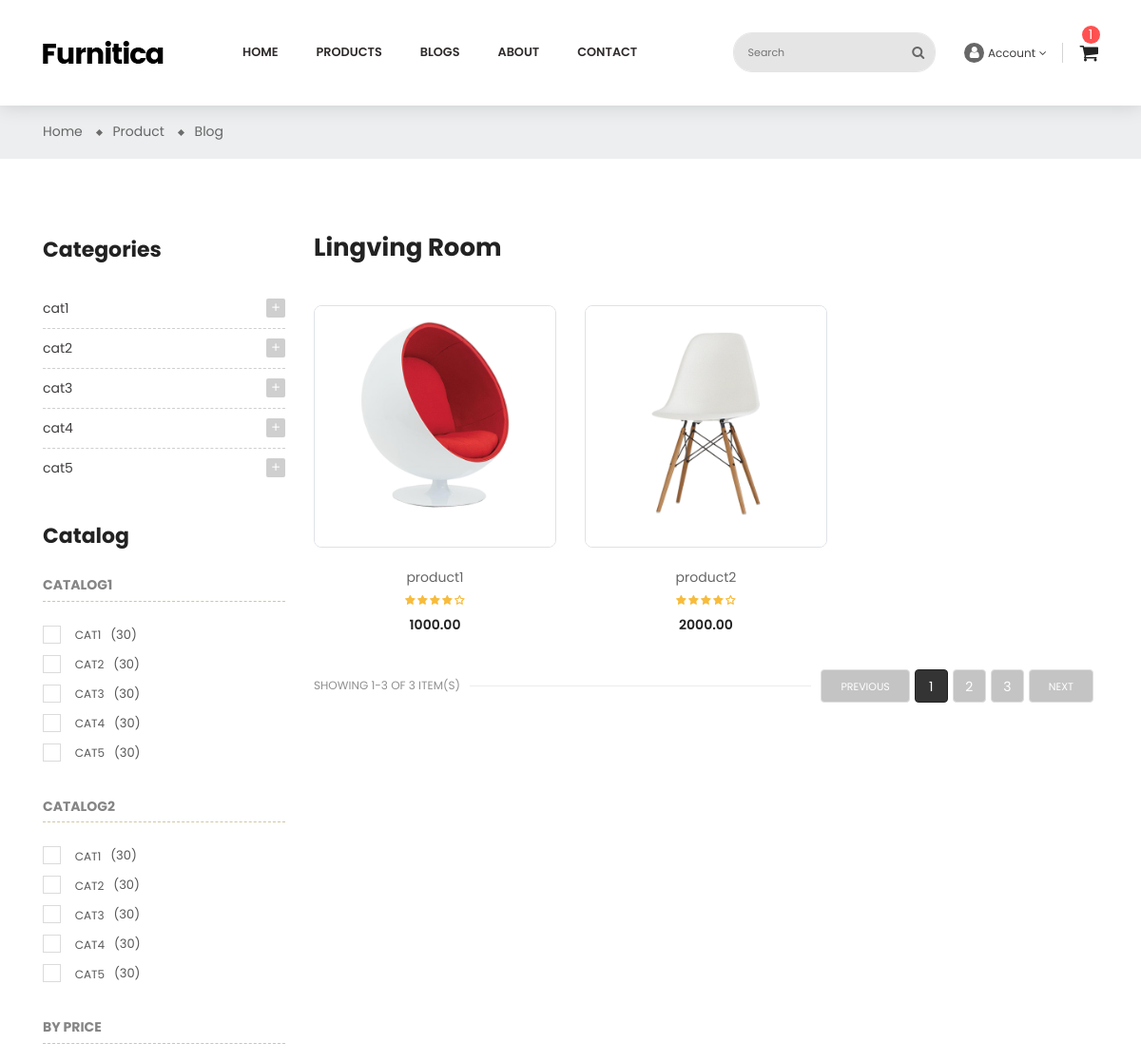
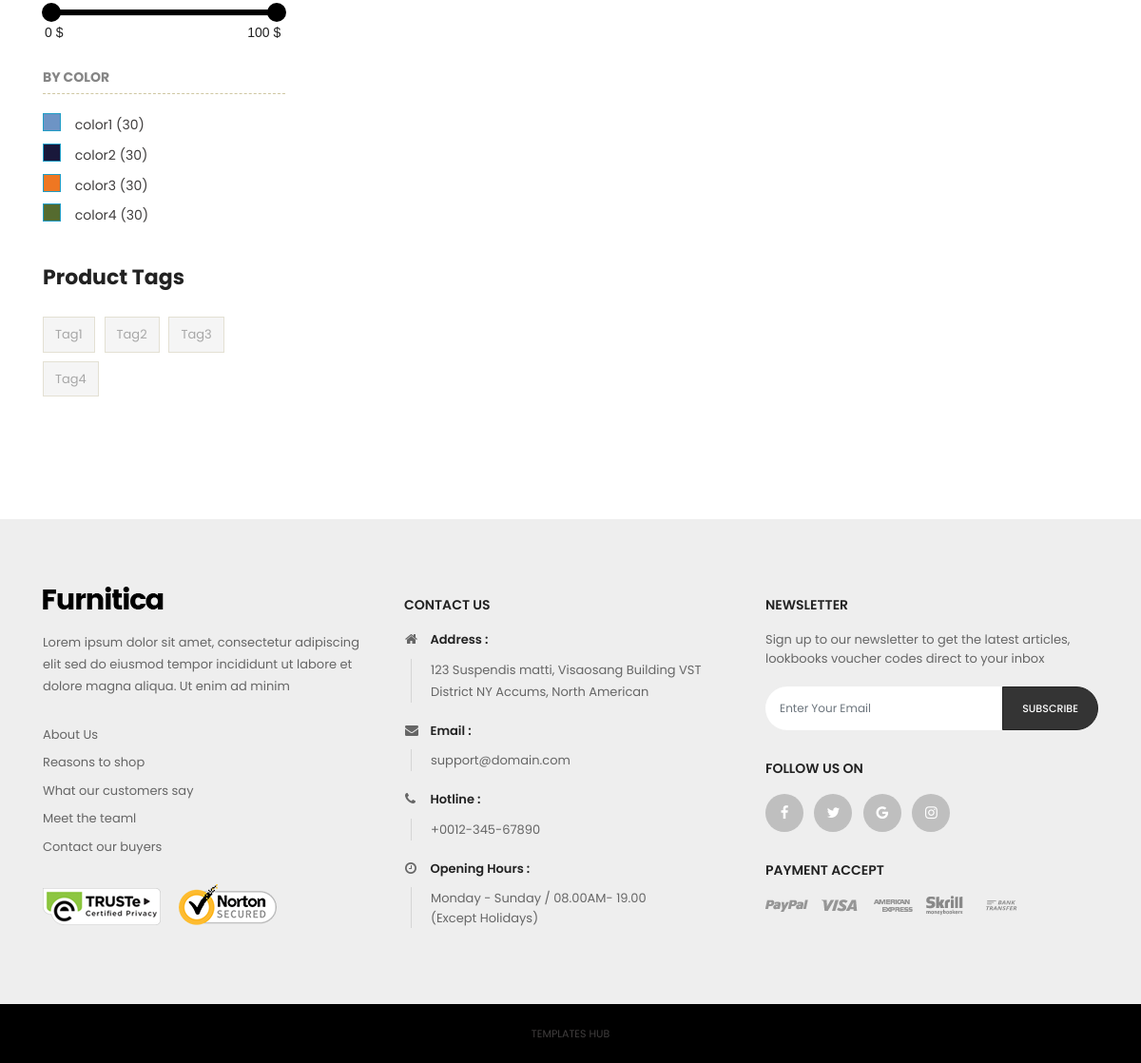
/en/products/, run on the app's committed database (2 pictures, top to bottom).
### apps/products/models.py (models this page shows, shortened)
class CategoryModel(BaseModel):
    title = models.CharField(max_length=100)
    class Meta:
        verbose_name = 'Category'
        verbose_name_plural = 'Categories'

class CatalogModel(BaseModel):
    title = models.CharField(max_length=100)
    class Meta:
        verbose_name = 'Catalog'
        verbose_name_plural = 'Catalogs'

class ColorModel(BaseModel):
    title = models.CharField(max_length=50)
    color = models.CharField(max_length=20)
    class Meta:
        verbose_name = 'Color'
        verbose_name_plural = 'Colors'

class TagModel(BaseModel):
    title = models.CharField(max_length=50)
    class Meta:
        verbose_name = 'Tag'
        verbose_name_plural = 'Tags'

class ProductModel(BaseModel):
    title = models.CharField(max_length=200)
    image1 = models.ImageField(upload_to='products/')
    image2 = models.ImageField(upload_to='products/')
    price = models.DecimalField(max_digits=10, decimal_places=2)
    category = models.ForeignKey(CategoryModel, on_delete=models.CASCADE)
    catalog = models.ForeignKey(CatalogModel, on_delete=models.CASCADE)
    description = models.TextField(blank=True)
    views_count = models.PositiveIntegerField(default=1)
    content = models.CharField(max_length=128)
    colors = models.ManyToManyField(ColorModel, blank=True)
    tags = models.ManyToManyField(TagModel, blank=True)
    class Meta:
        verbose_name = 'Product'
        verbose_name_plural = 'Products'

### apps/products/views.py (the view)
# urls.py: path('',views.product_grid_view,name='grid'),
def product_grid_view(request):
    products = ProductModel.objects.all()
    categories = CategoryModel.objects.all()
    catalogs = CatalogModel.objects.all()
    tags = TagModel.objects.all()
    colors = ColorModel.objects.all()
    cat_id = request.GET.get('cat')
    if cat_id:
        products = products.filter(category_id=cat_id)
    context = {
        'products': products,
        'categories': categories,
        'catalogs': catalogs,
        'tags': tags,
        'colors': colors,
    }
    return render(request,
                  'product-grid-sidebar-left.html',
                  context
                  )

### templates/product-grid-sidebar-left.html (shortened to what this page needs)
{% extends 'layout/base.html' %}
{% load static %}
{% block id %}id="product-sidebar-left" class="product-grid-sidebar-left"{% endblock %}
{% block content %}
    <div class="main-content">
        <div id="wrapper-site">
            <div id="content-wrapper" class="full-width">
                <div id="main">
                    <div class="page-home">
                        <nav class="breadcrumb-bg">
                            <div class="container no-index">
                                <div class="breadcrumb">
                                    <ol>
                                        <li>
                                            <a href="{% url 'pages:home' %}">
                                                <span>Home</span>
                                            </a>
                                        </li>
                                        <li>
                                            <a href="{% url 'products:grid' %}">
                                                <span>Product</span>
                                            </a>
                                        </li>
                                        <li>
                                            <a href="{% url 'blogs:list' %}">
                                                <span>Blog</span>
                                            </a>
                                        </li>
                                    </ol>
                                </div>
                            </div>
                        </nav>
                        <div class="container">
                            <div class="content">
                                <div class="row">
                                    <div class="sidebar-3 sidebar-collection col-lg-3 col-md-4 col-sm-4">
                                        <div class="sidebar-block">
                                            <div class="title-block">Categories</div>
                                            <div class="block-content">
                                                {% for cat in categories %}
                                                    <div class="cateTitle hasSubCategory open level1">
                                                    <span class="arrow collapsed collapse-icons" data-toggle="collapse" data-target="?cat{{ cat.id }}" aria-expanded="false" role="status">
                                                        <i class="zmdi zmdi-plus"></i>
                                                    </span>
                                                    <a class="cateItem" href="?cat={{ cat.id }}">{{ cat.title }}</a>
                                                </div>
                                                {% endfor %}
                                            </div>
                                        </div>
                                        <div class="sidebar-block">
                                            <div class="title-block">Catalog</div>
                                            {% for catalog in catalogs %}
                                                <div class="new-item-content">
                                                <h3 class="title-product">{{ catalog.title }}</h3>
                                                <ul class="scroll-product">
                                                    {% for cat in categories %}
                                                        <li>
                                                        <label class="check">
                                                            <span class="checkmark"></span>
                                                        </label>
                                                        <a href="?catalog={{ catalog.id }}">
                                                            <b>{{ cat.title }}</b>
                                                            <span class="quantity">(30)</span>
                                                        </a>
                                                    </li>
                                                    {% endfor %}
                                                </ul>
                                            </div>
                                            {% endfor %}
                                            <div class="tiva-filter-price new-item-content sidebar-block">
                                                <h3 class="title-product">By Price</h3>
                                                <div id="block_price_filter" class="block">
                                                    <div class="block-content">
                                                        <div id="slider-range" class="tiva-filter">
                                                            <div class="filter-itemprice-filter">
                                                                <div class="layout-slider">
                                                                </div>
                                                                <div class="layout-slider-settings"></div>
                                                            </div>
                                                        </div>
                                                    </div>
                                                </div>
                                            </div>
                                            <div class="sidebar-block by-color">
                                                <h3 class="title-product">By Color</h3>
                                                {% for color in colors %}
                                                    <div>
                                                    <span class="left">
                                                        <label class="color-item1" style="background-color: {{ color.color }}" ></label>
                                                        <a href="?color={{ color.id }}">
                                                            <span>{{ color.title }}
                                                                <span>(30)</span>
                                                            </span>
                                                        </a>
                                                    </span>
                                                </div>
                                                {% endfor %}
                                            </div>
                                        </div>
                                        <div class="sidebar-block product-tags">
                                            <div class="title-block">
                                                Product Tags
                                            </div>
                                            <div class="block-content">
                                                <ul class="listSidebarBlog list-unstyled">
                                                    {% for tag in tags %}
                                                        <li>
                                                        <a href="?tag={{ tag.id }}" title="Show products matching tag Hot Trend">{{ tag.title }}</a>
                                                    </li>
                                                    {% endfor %}
                                                </ul>
                                            </div>
                                        </div>
                                    </div>
                                    <div class="col-sm-8 col-lg-9 col-md-8 product-container">
                                        <h1>Lingving Room</h1>
                                        <div class="tab-content product-items">
                                            <div id="grid" class="related tab-pane fade in active show">
                                                <div class="row">
                                                    {% for product in products %}
                                                        <div class="item text-center col-md-4">
                                                        <div class="product-miniature js-product-miniature item-one first-item">
                                                            <div class="thumbnail-container border">
                                                                <a href="{% url 'products:detail' product.pk %}">
                                                                    <img class="img-fluid image-cover" src="{{ product.image1.url }}" alt="img">
                                                                </a>
                                                            </div>
                                                            <div class="product-description">
                                                                <div class="product-groups">
                                                                    <div class="product-title">
                                                                        <a href="{% url 'products:detail' product.pk %}">{{ product.title }}</a>
                                                                    </div>
                                                                    <div class="rating">
                                                                        <div class="star-content">
                                                                            <div class="star"></div>
                                                                            <div class="star"></div>
                                                                            <div class="star"></div>
                                                                            <div class="star"></div>
                                                                            <div class="star"></div>
                                                                        </div>
                                                                    </div>
                                                                    <div class="product-group-price">
                                                                        <div class="product-price-and-shipping">
                                                                            <span class="price">{{ product.price }}</span>
                                                                        </div>
                                                                    </div>
                                                                </div>
                                                                <div class="product-buttons d-flex justify-content-center">
                                                                </div>
                                                            </div>
                                                        </div>
                                                    </div>
                                                    {% endfor %}
                                                </div>
                                            </div>
                                        </div>
                                        <div class="pagination">
                                            <div class="js-product-list-top ">
                                                <div class="d-flex justify-content-around row">
                                                    <div class="showing col col-xs-12">
                                                        <span>SHOWING 1-3 OF 3 ITEM(S)</span>
                                                    </div>
                                                    <div class="page-list col col-xs-12">
                                                        <ul>
                                                            <li>
                                                                <a rel="prev" href="#" class="previous disabled js-search-link">
                                                                    Previous
                                                                </a>
                                                            </li>
                                                            <li class="current active">
                                                                <a rel="nofollow" href="#" class="disabled js-search-link">
                                                                    1
                                                                </a>
                                                            </li>
                                                            <li>
                                                                <a rel="nofollow" href="#" class="disabled js-search-link">
                                                                    2
                                                                </a>
                                                            </li>
                                                            <li>
                                                                <a rel="nofollow" href="#" class="disabled js-search-link">
                                                                    3
                                                                </a>
                                                            </li>
                                                            <li>
                                                                <a rel="next" href="#" class="next disabled js-search-link">
                                                                    Next
                                                                </a>
                                                            </li>
                                                        </ul>
                                                    </div>
                                                </div>
                                            </div>
                                        </div>
                                    </div>
                                </div>
                            </div>
                        </div>
                    </div>
                </div>
            </div>
        </div>
    </div>
{% endblock %}

### data on the page
CategoryModel: title "cat1", title "CAT1"
CategoryModel: title "cat2", title "CAT2"
CategoryModel: title "cat3", title "CAT3"
CategoryModel: title "cat4", title "CAT4"
CategoryModel: title "cat5", title "CAT5"
CatalogModel: title "CATALOG1"
CatalogModel: title "CATALOG2"
ColorModel: title "color1"
ColorModel: title "color2"
ColorModel: title "color3"
ColorModel: title "color4"
TagModel: title "Tag1"
TagModel: title "Tag2"
TagModel: title "Tag3"
TagModel: title "Tag4"
ProductModel: image1 (picture), title "product1", price "1000.00"
ProductModel: image1 (picture), title "product2", price "2000.00"
